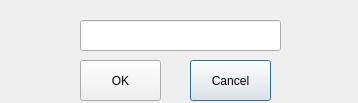
<?xml version="1.0" encoding="UTF-8"?>
<ui version="4.0">
 <class>ModifyPower</class>
 <widget class="QDialog" name="ModifyPower">
  <property name="geometry">
   <rect>
    <x>0</x>
    <y>0</y>
    <width>358</width>
    <height>103</height>
   </rect>
  </property>
  <property name="windowTitle">
   <string>Input Power Value:</string>
  </property>
  <widget class="mylineedit" name="PowerValue">
   <property name="geometry">
    <rect>
     <x>80</x>
     <y>20</y>
     <width>201</width>
     <height>31</height>
    </rect>
   </property>
  </widget>
  <widget class="QPushButton" name="cancel">
   <property name="geometry">
    <rect>
     <x>190</x>
     <y>60</y>
     <width>81</width>
     <height>41</height>
    </rect>
   </property>
   <property name="text">
    <string>Cancel</string>
   </property>
  </widget>
  <widget class="QPushButton" name="sure">
   <property name="geometry">
    <rect>
     <x>80</x>
     <y>60</y>
     <width>81</width>
     <height>41</height>
    </rect>
   </property>
   <property name="text">
    <string>OK</string>
   </property>
  </widget>
 </widget>
 <customwidgets>
  <customwidget>
   <class>mylineedit</class>
   <extends>QLineEdit</extends>
   <header location="global">mylineedit.h</header>
  </customwidget>
 </customwidgets>
 <resources/>
 <connections/>
</ui>
